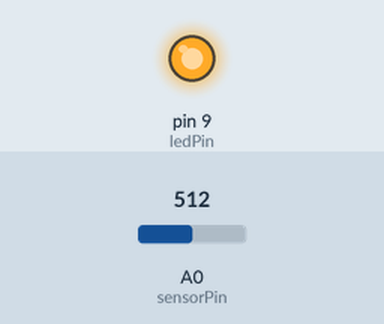
Bench run of a sketch on a simulated Arduino Uno, built with avr-gcc and run on an emulated ATmega328P. Parts: output pins drawn as LEDs (lit = HIGH). The inputs (shaded band) are chosen by the test bench; at power-on: A0 (sensorPin) = 512.

Above: at 1.2 s.
1.3 s: A0 (sensorPin) set to 368
2.8 s: A0 (sensorPin) set to 341
At 4.0 s:
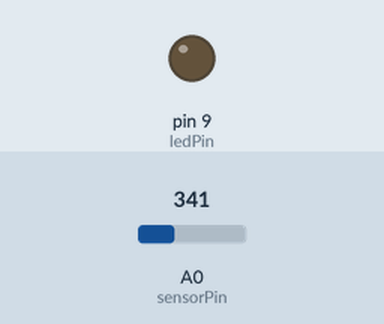
4.3 s: A0 (sensorPin) set to 360
At 5.3 s:
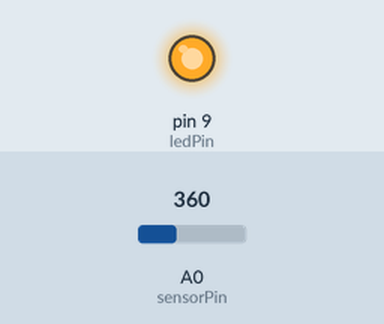
5.8 s: A0 (sensorPin) set to 340
At 6.4 s:
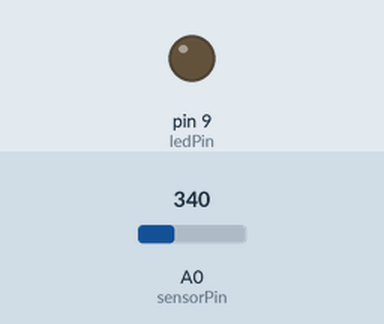
Timing chart, 0 to 8.3 s (numbered marks = the images above; inputs shaded):
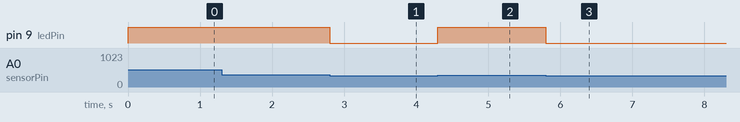

Measured:
- the behaviour switches between 350 and 349 on A0 (sensorPin) (found by bisection; images 0 and 1)
- after the input at 1.3 s, every drawn part: stays the same
- after the input at 2.8 s, pin 9 (ledPin): HIGH → LOW at once
- after the input at 4.3 s, pin 9 (ledPin): LOW → HIGH at once
- after the input at 5.8 s, pin 9 (ledPin): HIGH → LOW at once

The sketch:

day3Project4.ino
```cpp
//Author : LearnIt Team

int sensorPin = A0;
int ledPin = 9;
int lightThreshold = 350;
int sensorValue;

void setup(){
pinMode(ledPin,OUTPUT);
}

void loop(){
  sensorValue = analogRead(sensorPin);
  if(sensorValue < 350){
    digitalWrite(ledPin,LOW);
  }else{
    digitalWrite(ledPin,HIGH);
  }
}
```
